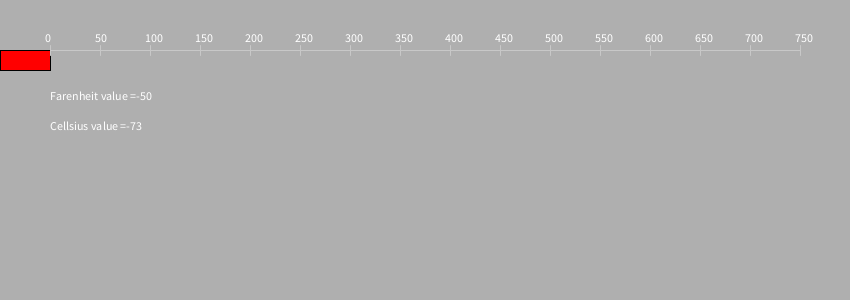
Frame 1 (no input)
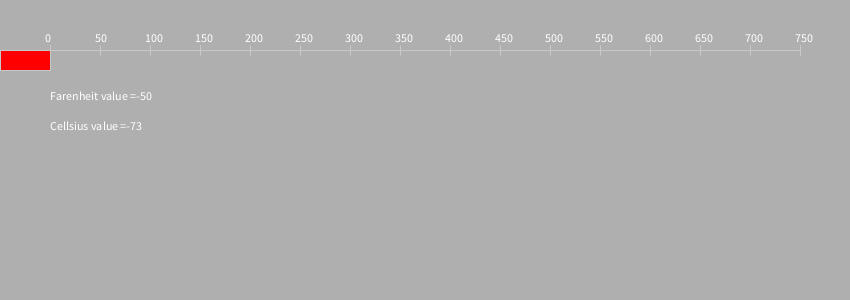
Frame 60 (the mouse pressed at the canvas centre just before this capture)
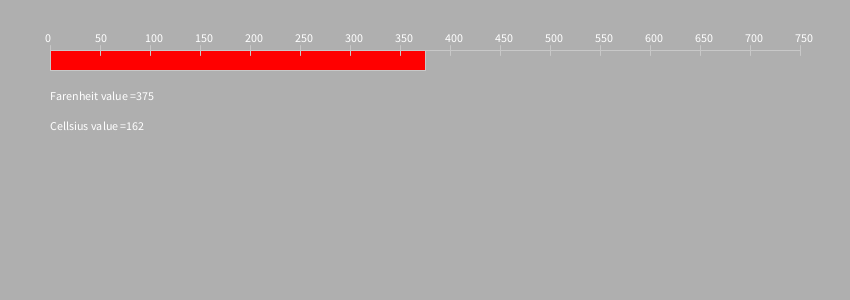
Frame 120 (the mouse held since frame 60 and released just before this capture)

The Processing sketch that drew these frames (run headless with seeded random() and noise(); from frame 60 on, the mouse is pressed at the canvas centre):

// Processing sketch: tempConverter
// ── tempConverter.pde
void setup() {
  size(850, 300);
}

void draw() {
  changeToFar(mouseX-100);
  line(50,50,300,50);
  fill(255,0,0);
  rect(50,50,mouseX-50,20);
  drawReference(50,50);
}

void drawReference(int xpos, int ypos){
  fill(255);
  stroke(200);
  line(xpos, ypos, 800, ypos);
  for(int i = 0; i<=751; i=i+50) {
    line(xpos+i, ypos-5, xpos+i, ypos+5);
    text(i, xpos+i-5, ypos-8);
  }
}

float changeToFar(float val) {
  val = (val-32) * 5/9;
  background(175);
  fill(255);
  text("Farenheit value =" + int(mouseX - 50),50, 100);
  text("Cellsius value =" + int(val), 50, 130);
  return val;
}
